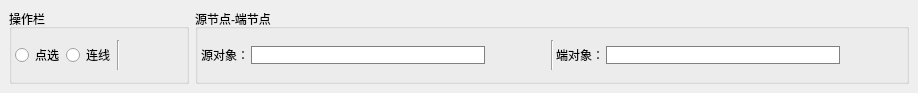
<?xml version="1.0" encoding="UTF-8"?>
<ui version="4.0">
 <class>CreateRelationManualWidget</class>
 <widget class="QDockWidget" name="CreateRelationManualWidget">
  <property name="geometry">
   <rect>
    <x>0</x>
    <y>0</y>
    <width>918</width>
    <height>93</height>
   </rect>
  </property>
  <property name="windowIcon">
   <iconset resource="../ModelingTool.qrc">
    <normaloff>:/ModelingTool/Images/manualCreateRelation.png</normaloff>:/ModelingTool/Images/manualCreateRelation.png</iconset>
  </property>
  <property name="allowedAreas">
   <set>Qt::TopDockWidgetArea</set>
  </property>
  <property name="windowTitle">
   <string>手动创建关联关系</string>
  </property>
  <widget class="QWidget" name="dockWidgetContents">
   <layout class="QGridLayout" name="gridLayout_3">
    <item row="0" column="0">
     <layout class="QHBoxLayout" name="horizontalLayout_3">
      <item>
       <widget class="QGroupBox" name="groupBox_operate">
        <property name="title">
         <string>操作栏</string>
        </property>
        <layout class="QGridLayout" name="gridLayout">
         <property name="leftMargin">
          <number>3</number>
         </property>
         <property name="topMargin">
          <number>3</number>
         </property>
         <property name="rightMargin">
          <number>2</number>
         </property>
         <property name="bottomMargin">
          <number>2</number>
         </property>
         <property name="spacing">
          <number>2</number>
         </property>
         <item row="0" column="0">
          <layout class="QHBoxLayout" name="horizontalLayout">
           <item>
            <widget class="QRadioButton" name="radioButton_pick">
             <property name="text">
              <string>点选</string>
             </property>
             <property name="icon">
              <iconset resource="../ModelingTool.qrc">
               <normaloff>:/ModelingTool/Images/selectByPick.png</normaloff>:/ModelingTool/Images/selectByPick.png</iconset>
             </property>
            </widget>
           </item>
           <item>
            <widget class="QRadioButton" name="radioButton_drawline">
             <property name="text">
              <string>连线</string>
             </property>
             <property name="icon">
              <iconset resource="../ModelingTool.qrc">
               <normaloff>:/ModelingTool/Images/selectByDraw.png</normaloff>:/ModelingTool/Images/selectByDraw.png</iconset>
             </property>
            </widget>
           </item>
           <item>
            <widget class="Line" name="line">
             <property name="orientation">
              <enum>Qt::Vertical</enum>
             </property>
            </widget>
           </item>
           <item>
            <widget class="QToolButton" name="toolButton_exchange">
             <property name="minimumSize">
              <size>
               <width>30</width>
               <height>30</height>
              </size>
             </property>
             <property name="maximumSize">
              <size>
               <width>30</width>
               <height>30</height>
              </size>
             </property>
             <property name="text">
              <string/>
             </property>
             <property name="icon">
              <iconset resource="../ModelingTool.qrc">
               <normaloff>:/ModelingTool/Images/exchange.png</normaloff>:/ModelingTool/Images/exchange.png</iconset>
             </property>
             <property name="iconSize">
              <size>
               <width>24</width>
               <height>24</height>
              </size>
             </property>
             <property name="checkable">
              <bool>false</bool>
             </property>
             <property name="checked">
              <bool>false</bool>
             </property>
             <property name="autoRaise">
              <bool>true</bool>
             </property>
            </widget>
           </item>
           <item>
            <widget class="QToolButton" name="toolButton_create">
             <property name="minimumSize">
              <size>
               <width>30</width>
               <height>30</height>
              </size>
             </property>
             <property name="maximumSize">
              <size>
               <width>30</width>
               <height>30</height>
              </size>
             </property>
             <property name="text">
              <string/>
             </property>
             <property name="icon">
              <iconset resource="../ModelingTool.qrc">
               <normaloff>:/ModelingTool/Images/add.png</normaloff>:/ModelingTool/Images/add.png</iconset>
             </property>
             <property name="iconSize">
              <size>
               <width>24</width>
               <height>24</height>
              </size>
             </property>
             <property name="checkable">
              <bool>false</bool>
             </property>
             <property name="checked">
              <bool>false</bool>
             </property>
             <property name="autoRaise">
              <bool>true</bool>
             </property>
            </widget>
           </item>
          </layout>
         </item>
        </layout>
       </widget>
      </item>
      <item>
       <widget class="QGroupBox" name="groupBox_nodes">
        <property name="title">
         <string>源节点-端节点</string>
        </property>
        <layout class="QGridLayout" name="gridLayout_2">
         <property name="leftMargin">
          <number>3</number>
         </property>
         <property name="topMargin">
          <number>3</number>
         </property>
         <property name="rightMargin">
          <number>2</number>
         </property>
         <property name="bottomMargin">
          <number>2</number>
         </property>
         <property name="spacing">
          <number>2</number>
         </property>
         <item row="0" column="0">
          <layout class="QHBoxLayout" name="horizontalLayout_2">
           <item>
            <widget class="QLabel" name="label">
             <property name="text">
              <string>源对象：</string>
             </property>
            </widget>
           </item>
           <item>
            <widget class="QLineEdit" name="lineEdit">
             <property name="styleSheet">
              <string notr="true">border: 1px solid gray;
border-radius:0px;
background:rgba(255,255,255,255);
selection-background-color: lightgray;</string>
             </property>
            </widget>
           </item>
           <item>
            <widget class="QToolButton" name="toolButton_3">
             <property name="minimumSize">
              <size>
               <width>30</width>
               <height>30</height>
              </size>
             </property>
             <property name="maximumSize">
              <size>
               <width>30</width>
               <height>30</height>
              </size>
             </property>
             <property name="toolTip">
              <string>选择源对象</string>
             </property>
             <property name="text">
              <string/>
             </property>
             <property name="icon">
              <iconset resource="../ModelingTool.qrc">
               <normaloff>:/ModelingTool/Images/select.png</normaloff>:/ModelingTool/Images/select.png</iconset>
             </property>
             <property name="iconSize">
              <size>
               <width>24</width>
               <height>24</height>
              </size>
             </property>
             <property name="checkable">
              <bool>true</bool>
             </property>
             <property name="checked">
              <bool>false</bool>
             </property>
             <property name="toolButtonStyle">
              <enum>Qt::ToolButtonIconOnly</enum>
             </property>
             <property name="autoRaise">
              <bool>true</bool>
             </property>
            </widget>
           </item>
           <item>
            <widget class="QToolButton" name="toolButton_4">
             <property name="minimumSize">
              <size>
               <width>30</width>
               <height>30</height>
              </size>
             </property>
             <property name="maximumSize">
              <size>
               <width>30</width>
               <height>30</height>
              </size>
             </property>
             <property name="toolTip">
              <string>清除源对象</string>
             </property>
             <property name="text">
              <string/>
             </property>
             <property name="icon">
              <iconset resource="../ModelingTool.qrc">
               <normaloff>:/ModelingTool/Images/clear.png</normaloff>:/ModelingTool/Images/clear.png</iconset>
             </property>
             <property name="iconSize">
              <size>
               <width>24</width>
               <height>24</height>
              </size>
             </property>
             <property name="checkable">
              <bool>false</bool>
             </property>
             <property name="checked">
              <bool>false</bool>
             </property>
             <property name="autoRaise">
              <bool>true</bool>
             </property>
            </widget>
           </item>
           <item>
            <widget class="Line" name="line_2">
             <property name="orientation">
              <enum>Qt::Vertical</enum>
             </property>
            </widget>
           </item>
           <item>
            <widget class="QLabel" name="label_2">
             <property name="text">
              <string>端对象：</string>
             </property>
            </widget>
           </item>
           <item>
            <widget class="QLineEdit" name="lineEdit_2">
             <property name="styleSheet">
              <string notr="true">border: 1px solid gray;
border-radius:0px;
background:rgba(255,255,255,255);
selection-background-color: lightgray;</string>
             </property>
            </widget>
           </item>
           <item>
            <widget class="QToolButton" name="toolButton_5">
             <property name="minimumSize">
              <size>
               <width>30</width>
               <height>30</height>
              </size>
             </property>
             <property name="maximumSize">
              <size>
               <width>30</width>
               <height>30</height>
              </size>
             </property>
             <property name="toolTip">
              <string>选择源对象</string>
             </property>
             <property name="text">
              <string/>
             </property>
             <property name="icon">
              <iconset resource="../ModelingTool.qrc">
               <normaloff>:/ModelingTool/Images/select.png</normaloff>:/ModelingTool/Images/select.png</iconset>
             </property>
             <property name="iconSize">
              <size>
               <width>24</width>
               <height>24</height>
              </size>
             </property>
             <property name="checkable">
              <bool>true</bool>
             </property>
             <property name="checked">
              <bool>false</bool>
             </property>
             <property name="toolButtonStyle">
              <enum>Qt::ToolButtonIconOnly</enum>
             </property>
             <property name="autoRaise">
              <bool>true</bool>
             </property>
            </widget>
           </item>
           <item>
            <widget class="QToolButton" name="toolButton_6">
             <property name="minimumSize">
              <size>
               <width>30</width>
               <height>30</height>
              </size>
             </property>
             <property name="maximumSize">
              <size>
               <width>30</width>
               <height>30</height>
              </size>
             </property>
             <property name="toolTip">
              <string>清除源对象</string>
             </property>
             <property name="text">
              <string/>
             </property>
             <property name="icon">
              <iconset resource="../ModelingTool.qrc">
               <normaloff>:/ModelingTool/Images/clear.png</normaloff>:/ModelingTool/Images/clear.png</iconset>
             </property>
             <property name="iconSize">
              <size>
               <width>24</width>
               <height>24</height>
              </size>
             </property>
             <property name="checkable">
              <bool>false</bool>
             </property>
             <property name="checked">
              <bool>false</bool>
             </property>
             <property name="autoRaise">
              <bool>true</bool>
             </property>
            </widget>
           </item>
          </layout>
         </item>
        </layout>
       </widget>
      </item>
     </layout>
    </item>
   </layout>
  </widget>
 </widget>
 <resources>
  <include location="../ModelingTool.qrc"/>
 </resources>
 <connections/>
</ui>
